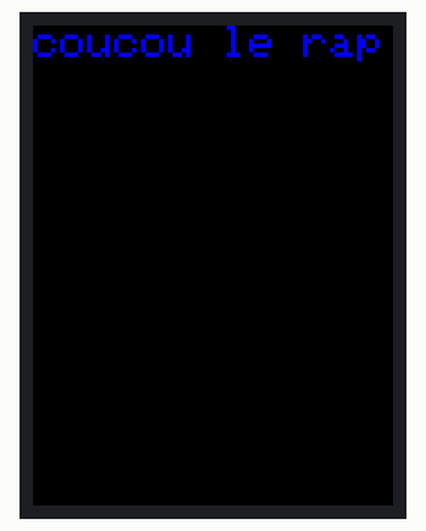
Recording of a sketch running on a simulated Arduino Mega 2560, built with avr-gcc and run on an emulated ATmega2560. Shown: 240×320 colour display.

Above: at 0.5 s.

The sketch:

tft_screen_arduino_mega2560.ino
```cpp
// https://adafruit.github.io/Adafruit-GFX-Library/html/class_adafruit___g_f_x.html#aded338777abeac3c457660023f5c0724
#include <Adafruit_GFX.h>
#include <Adafruit_ST7789.h>
#include <SPI.h>

#define TFT_CS        53
#define TFT_RST        9
#define TFT_DC         10
Adafruit_ST7789 tft = Adafruit_ST7789(TFT_CS, TFT_DC, TFT_RST);

//
int16_t y=0;
uint16_t w = tft.width()-1;
uint16_t h = tft.height()-1;


void setup() {
  Serial.begin(9600);

  tft.init(240, 320, SPI_MODE0);
  delay(200);
  // set the direction you want
  tft.setRotation(0); // 0: 0 | 1: 90 | 2: 180
  // clean screen
  tft.fillScreen(ST77XX_BLACK);
  tft.setCursor(0, 0);
  tft.setTextColor(0x001F);
  tft.setTextWrap(true);
  tft.setTextSize(3);
  tft.print("coucou le rap");
}

void loop() {
}
```
